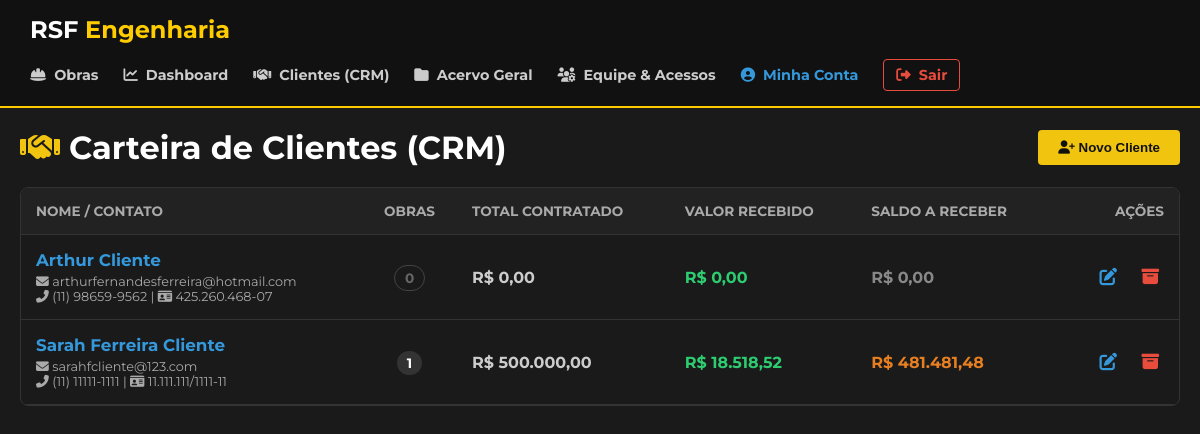
Before: /portal/clientes.php (signed in) with the older database file.
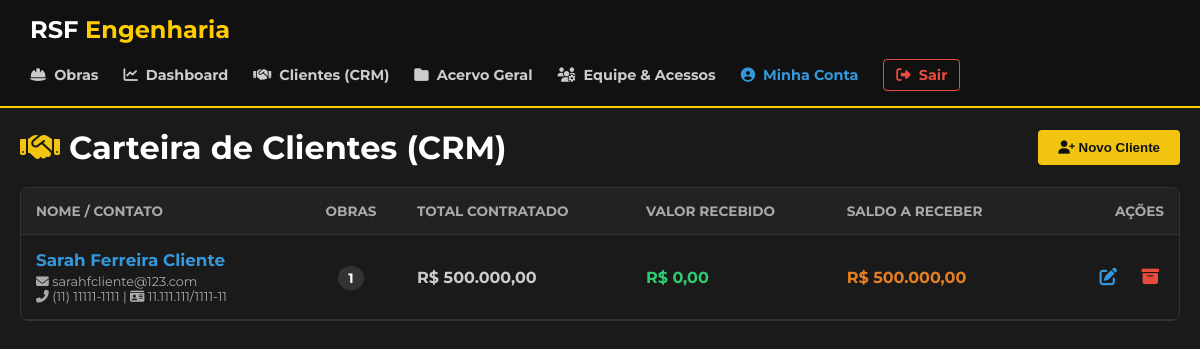
After: the same page with the newer database file.
### tables this page shows
CREATE TABLE `clientes` (
  `id` int(11) NOT NULL,
  `nome` varchar(255) NOT NULL,
  `documento` varchar(20) DEFAULT NULL,
  `telefone` varchar(20) DEFAULT NULL,
  `email` varchar(255) DEFAULT NULL,
  `senha` varchar(255) DEFAULT NULL,
  `status` enum('Ativo','Arquivado') DEFAULT 'Ativo',
  `criado_em` timestamp NOT NULL DEFAULT current_timestamp()
);

### portal/clientes.php (the view, shortened to what this page needs)
<?php
require_once 'scripts/conexao.php';
$clientes = [];
try {
    $sql_lista = "SELECT c.*,
                 (SELECT COUNT(*) FROM projetos WHERE cliente_id = c.id) as total_obras,
                 (SELECT SUM(valor) FROM projetos WHERE cliente_id = c.id) as valor_total_contratado,
                 (SELECT SUM(r.valor) FROM recebimentos r INNER JOIN projetos p ON r.projeto_id = p.id WHERE p.cliente_id = c.id AND r.status = 'Ativo') as valor_total_pago
                 FROM clientes c
                 WHERE c.status = 'Ativo'
                 ORDER BY c.nome ASC";
    $stmt = $pdo->query($sql_lista);
    $clientes = $stmt->fetchAll();
} catch (PDOException $e) { die("Erro ao carregar a lista de clientes."); }
?>
<!DOCTYPE html>
<html lang="pt-BR">
<head>
    <link rel="stylesheet" href="https://cdnjs.cloudflare.com/ajax/libs/font-awesome/6.4.0/css/all.min.css">
    <link rel="stylesheet" href="../styles/dashboard.css">
</head>
<body>
    <?php include 'header.php'; ?>
    <main class="container" style="max-width: 1200px; margin: 0 auto; padding: 20px;">
        <div style="display: flex; justify-content: space-between; align-items: center; margin-bottom: 20px;">
            <h1 style="margin: 0;"><i class="fas fa-handshake" style="color: #f1c40f;"></i> Carteira de Clientes (CRM)</h1>
            <button onclick="document.getElementById('modalAddCliente').style.display='flex'" style="background: #f1c40f; color: #111; border: none; padding: 10px 20px; font-weight: bold; border-radius: 4px; cursor: pointer;"><i class="fas fa-user-plus"></i> Novo Cliente</button>
        </div>
        <div class="table-wrapper">
            <table>
                <thead>
                    <tr>
                        <th>Nome / Contato</th>
                        <th style="text-align: center;">Obras</th>
                        <th>Total Contratado</th>
                        <th>Valor Recebido</th>
                        <th>Saldo a Receber</th>
                        <th style="text-align: right;">Ações</th>
                    </tr>
                </thead>
                <tbody>
                    <?php if (empty($clientes)): ?>
                        <tr><td colspan="6" style="text-align: center; color: #888; padding: 30px;">Nenhum cliente cadastrado.</td></tr>
                    <?php else: foreach ($clientes as $cli):
                        $contratado = (float)$cli['valor_total_contratado'];
                        $pago = (float)$cli['valor_total_pago'];
                        $saldo = $contratado - $pago;
                    ?>
                        <tr>
                            <td>
                                <div style="font-weight: bold; color: #3498db; font-size: 1.05rem;"><?= htmlspecialchars($cli['nome']) ?></div>
                                <div style="font-size: 0.8rem; color: #aaa; margin-top: 4px;">
                                    <i class="fas fa-envelope"></i> <?= htmlspecialchars($cli['email'] ?: 'Sem e-mail') ?> <br>
                                    <i class="fas fa-phone-alt"></i> <?= htmlspecialchars($cli['telefone'] ?: '--') ?> |
                                    <i class="fas fa-id-card"></i> <?= htmlspecialchars($cli['documento'] ?: '--') ?>
                                </div>
                            </td>
                            <td style="text-align: center;"><span class="badge-obras <?= $cli['total_obras'] == 0 ? 'badge-zero' : '' ?>"><?= $cli['total_obras'] ?></span></td>
                            <td style="color: #ccc; font-weight: bold;">R$ <?= number_format($contratado, 2, ',', '.') ?></td>
                            <td style="color: #2ecc71; font-weight: bold;">R$ <?= number_format($pago, 2, ',', '.') ?></td>
                            <td style="color: <?= $saldo > 0 ? '#e67e22' : '#888' ?>; font-weight: bold;">R$ <?= number_format(max(0, $saldo), 2, ',', '.') ?></td>
                            <td style="text-align: right; white-space: nowrap;">
                                <button class="btn-acao-sm btn-edit" title="Editar Cliente e Senha" onclick="abrirModalEdit(<?= $cli['id'] ?>, '<?= htmlspecialchars($cli['nome'], ENT_QUOTES) ?>', '<?= htmlspecialchars($cli['documento'], ENT_QUOTES) ?>', '<?= htmlspecialchars($cli['telefone'], ENT_QUOTES) ?>', '<?= htmlspecialchars($cli['email'], ENT_QUOTES) ?>')"><i class="fas fa-edit"></i></button>
                                <form method="POST" style="display:inline;" action="clientes.php">
                                    <button type="submit" class="btn-acao-sm btn-arq" title="Arquivar Cliente" onclick="return confirm('Arquivar cliente? Ele perderá acesso ao portal.');"><i class="fas fa-archive"></i></button>
                                </form>
                            </td>
                        </tr>
                    <?php endforeach; endif; ?>
                </tbody>
            </table>
        </div>
    </main>
</body>
</html>

Changed rows visible on the page:
no longer on this page (row edited): clientes: nome "Arthur Cliente", email "arthurfernandesferreira@hotmail.com", telefone "(11) 98659-9562", documento "425.260.468-07", total_obras "0", contratado "0,00", pago "0,00", max(0, $saldo) "0,00"
computed for clientes "Sarah Ferreira Cliente": pago "18.518,52" → "0,00"; max(0, $saldo) "481.481,48" → "500.000,00"
